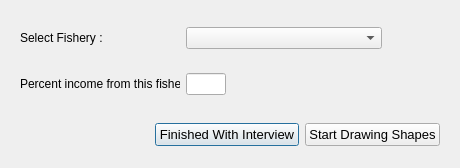
<ui version="4.0" >
 <author>Aaron Racicot</author>
 <class>SelectFishery</class>
 <widget class="QDialog" name="SelectFishery" >
  <property name="geometry" >
   <rect>
    <x>0</x>
    <y>0</y>
    <width>460</width>
    <height>168</height>
   </rect>
  </property>
  <property name="windowTitle" >
   <string>OpenOceanMap - Select Fishery</string>
  </property>
  <layout class="QVBoxLayout" name="verticalLayout_5" >
   <item>
    <layout class="QHBoxLayout" name="horizontalLayout_3" >
     <item>
      <widget class="QWidget" native="1" name="widget" >
       <layout class="QHBoxLayout" >
        <property name="spacing" >
         <number>6</number>
        </property>
        <property name="leftMargin" >
         <number>9</number>
        </property>
        <property name="topMargin" >
         <number>9</number>
        </property>
        <property name="rightMargin" >
         <number>9</number>
        </property>
        <property name="bottomMargin" >
         <number>0</number>
        </property>
        <item>
         <widget class="QLabel" name="fishery_text" >
          <property name="minimumSize" >
           <size>
            <width>160</width>
            <height>0</height>
           </size>
          </property>
          <property name="maximumSize" >
           <size>
            <width>160</width>
            <height>16777215</height>
           </size>
          </property>
          <property name="text" >
           <string>Select Fishery :</string>
          </property>
         </widget>
        </item>
        <item>
         <widget class="QComboBox" name="fishery_comboBox" >
          <item>
           <property name="text" >
            <string/>
           </property>
          </item>
          <item>
           <property name="text" >
            <string>Dungeness Crab - trap</string>
           </property>
          </item>
          <item>
           <property name="text" >
            <string>Groundfish - trawl</string>
           </property>
          </item>
          <item>
           <property name="text" >
            <string>Groundfish - hook &amp; line</string>
           </property>
          </item>
          <item>
           <property name="text" >
            <string>Hagfish - trap</string>
           </property>
          </item>
          <item>
           <property name="text" >
            <string>Halibut - longline</string>
           </property>
          </item>
          <item>
           <property name="text" >
            <string>Lingcod - hook &amp; line</string>
           </property>
          </item>
          <item>
           <property name="text" >
            <string>Prawn - trap</string>
           </property>
          </item>
          <item>
           <property name="text" >
            <string>Sablefish (Blackcod) - longline</string>
           </property>
          </item>
          <item>
           <property name="text" >
            <string>Sablefish (Blackcod) - trap</string>
           </property>
          </item>
          <item>
           <property name="text" >
            <string>Salmon - troll</string>
           </property>
          </item>
          <item>
           <property name="text" >
            <string>Shrimp - trawl</string>
           </property>
          </item>
          <item>
           <property name="text" >
            <string>Tuna - jig</string>
           </property>
          </item>
          <item>
           <property name="text" >
            <string>Tuna - pole</string>
           </property>
          </item>
          <item>
           <property name="text" >
            <string>Other</string>
           </property>
          </item>
         </widget>
        </item>
       </layout>
      </widget>
     </item>
     <item>
      <spacer name="horizontalSpacer_2" >
       <property name="orientation" >
        <enum>Qt::Horizontal</enum>
       </property>
       <property name="sizeHint" stdset="0" >
        <size>
         <width>40</width>
         <height>20</height>
        </size>
       </property>
      </spacer>
     </item>
    </layout>
   </item>
   <item>
    <layout class="QHBoxLayout" name="horizontalLayout_5" >
     <item>
      <widget class="QWidget" native="1" name="widget_3" >
       <layout class="QHBoxLayout" name="horizontalLayout_4" >
        <item>
         <widget class="QLabel" name="label" >
          <property name="minimumSize" >
           <size>
            <width>160</width>
            <height>0</height>
           </size>
          </property>
          <property name="maximumSize" >
           <size>
            <width>160</width>
            <height>16777215</height>
           </size>
          </property>
          <property name="text" >
           <string>Percent income from this fishery:</string>
          </property>
         </widget>
        </item>
        <item>
         <widget class="QLineEdit" name="fish_perc_income" >
          <property name="minimumSize" >
           <size>
            <width>40</width>
            <height>0</height>
           </size>
          </property>
          <property name="maximumSize" >
           <size>
            <width>40</width>
            <height>16777215</height>
           </size>
          </property>
         </widget>
        </item>
        <item>
         <spacer name="horizontalSpacer_3" >
          <property name="orientation" >
           <enum>Qt::Horizontal</enum>
          </property>
          <property name="sizeHint" stdset="0" >
           <size>
            <width>40</width>
            <height>20</height>
           </size>
          </property>
         </spacer>
        </item>
       </layout>
       <zorder>fish_perc_income</zorder>
       <zorder>label</zorder>
       <zorder>horizontalSpacer_3</zorder>
      </widget>
     </item>
    </layout>
   </item>
   <item>
    <layout class="QHBoxLayout" name="horizontalLayout_2" >
     <item>
      <widget class="QWidget" native="1" name="widget_2" >
       <layout class="QHBoxLayout" >
        <property name="spacing" >
         <number>6</number>
        </property>
        <property name="margin" >
         <number>9</number>
        </property>
        <item>
         <spacer name="horizontalSpacer" >
          <property name="orientation" >
           <enum>Qt::Horizontal</enum>
          </property>
          <property name="sizeHint" stdset="0" >
           <size>
            <width>40</width>
            <height>20</height>
           </size>
          </property>
         </spacer>
        </item>
        <item>
         <widget class="QPushButton" name="pbnFisheryFinished" >
          <property name="font" >
           <font>
            <pointsize>10</pointsize>
           </font>
          </property>
          <property name="text" >
           <string>Finished With Interview</string>
          </property>
         </widget>
        </item>
        <item>
         <widget class="QPushButton" name="pbnStartShapes" >
          <property name="font" >
           <font>
            <pointsize>10</pointsize>
           </font>
          </property>
          <property name="text" >
           <string>Start Drawing Shapes</string>
          </property>
         </widget>
        </item>
       </layout>
       <zorder>pbnFisheryFinished</zorder>
       <zorder>pbnStartShapes</zorder>
       <zorder>horizontalSpacer</zorder>
      </widget>
     </item>
    </layout>
   </item>
  </layout>
 </widget>
 <resources/>
 <connections/>
</ui>
